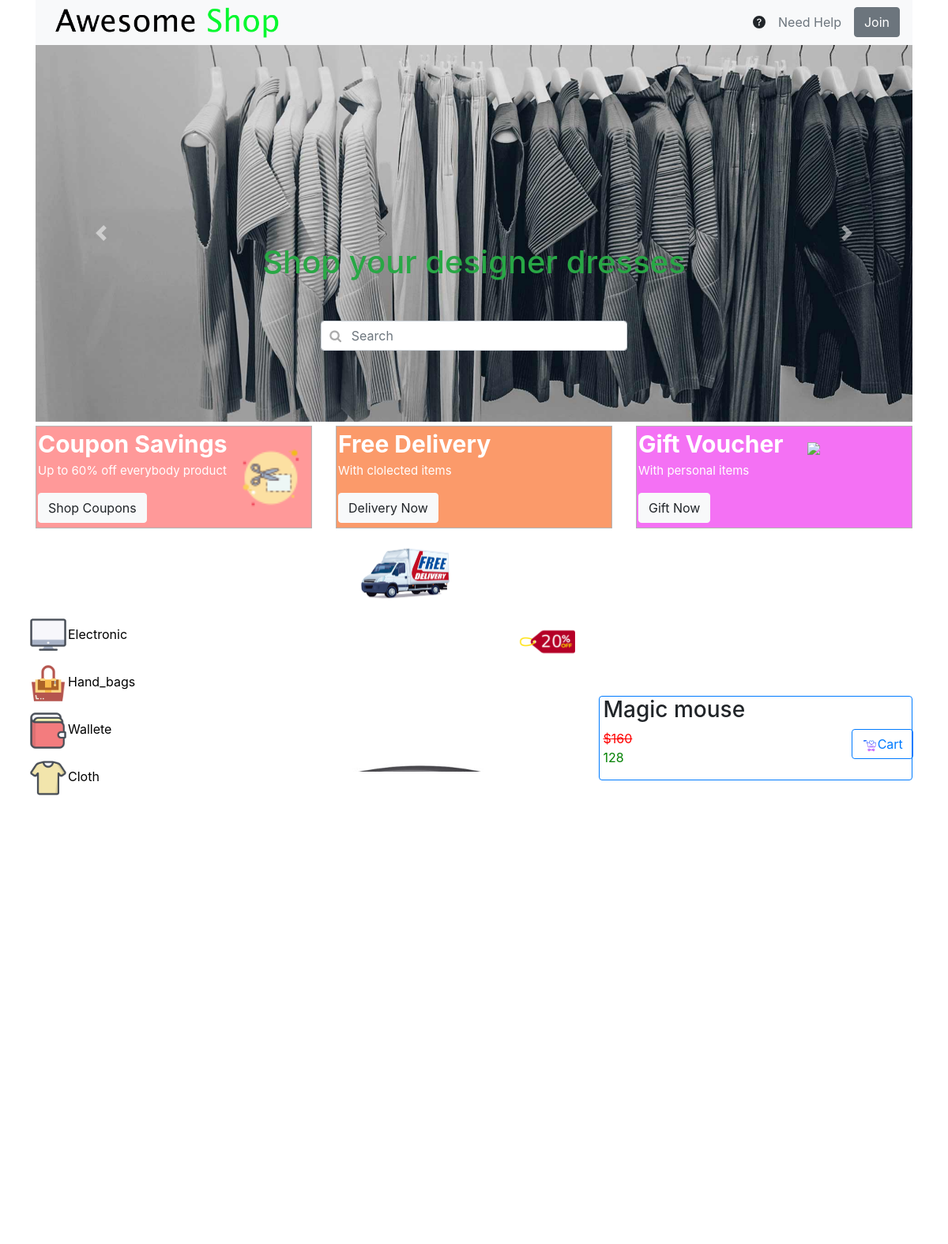
Screenshot of /product.php?id=16 with the database file from the repository.
### tables this page shows
CREATE TABLE IF NOT EXISTS `features` (
  `id` int(11) NOT NULL AUTO_INCREMENT,
  `title` varchar(255) NOT NULL,
  `description` text NOT NULL,
  `image` varchar(255) NOT NULL,
  PRIMARY KEY (`id`)
);

CREATE TABLE IF NOT EXISTS `categories` (
  `id` int(10) UNSIGNED NOT NULL AUTO_INCREMENT,
  `name` varchar(255) NOT NULL,
  `icon` varchar(255) DEFAULT NULL,
  `parent_id` int(10) UNSIGNED NOT NULL,
  PRIMARY KEY (`id`)
);

CREATE TABLE IF NOT EXISTS `assets` (
  `id` int(11) NOT NULL AUTO_INCREMENT,
  `product_id` int(11) NOT NULL,
  `sort` tinyint(4) DEFAULT NULL,
  `is_feature` tinyint(1) NOT NULL DEFAULT 0,
  `resource_path` varchar(255) NOT NULL,
  PRIMARY KEY (`id`)
);

CREATE TABLE IF NOT EXISTS `products` (
  `id` int(11) NOT NULL AUTO_INCREMENT,
  `name` varchar(255) NOT NULL,
  `price` decimal(10,0) NOT NULL,
  `amount` int(11) NOT NULL DEFAULT 0,
  `discount` tinyint(4) NOT NULL DEFAULT 0,
  `description` text DEFAULT NULL,
  `category_id` int(11) NOT NULL,
  PRIMARY KEY (`id`)
);

### Connection/config.php (called while the page is built, shortened)
<?php
  function run_query($sql)
  {
      $con = mysqli_connect('localhost', 'root', '', 'awesome_shop');
      $result = mysqli_query($con, $sql);
      return $result;
  }
?>

### includes/category.php (the view, shortened to what this page needs)
<div class="categories">
    <?php
        $categories = run_query("select * FROM categories ;");
        foreach($categories as $cate):
            echo '
            <div class="row">
                    <form action="index.php" method="post">
                        <input type="hidden" name="category" value="'.$cate["id"].'" >
                            <button type="submit" class="StyleCategories">
                                <img style="width: 50px;" src="'.$cate["icon"].'">'.$cate["name"].'
                            </button>
                    </form>
            </div>';
        endforeach;
    ?>
</div>

### includes/feature.php (shortened to what this page needs)
    <div id='carouselExampleControls' class='carousel slide' data-ride='carousel'>
        <div class='carousel-inner'>
            <?php
            $count = 0;
            foreach($features as $feature):
                if($count == 0){
                            echo '
            <div class="carousel-item active">
                <img class="d-block w-100" src="'.$feature["image"].'">
            </div>
                '; } else{ echo '
            <div class="carousel-item">
                <img class="d-block w-100" src="'.$feature["image"].'">
            </div>
                '; } $count++; endforeach; ?>
            <div class='carousel-caption d-none d-md-block'>
                <h1 class='text-success'>
                    <?php echo $f['1'];?>
                </h1>
                <div class="main">
                    <div class="form-group has-search">
                        <form action="index.php" method="GET">
                            <input class="form-control" name="search" value="<?php echo $keyword;?>" type='text' placeholder='Search' aria-label='Search'>
                        </form>
                    </div>
                </div>
            </div>
    </div>
        <a class='carousel-control-prev' href='#carouselExampleControls' role='button' data-slide='prev'>
            <span class='carousel-control-prev-icon' aria-hidden='true'></span>
        </a>
        <a class='carousel-control-next' href='#carouselExampleControls' role='button' data-slide='next'>
            <span class='carousel-control-next-icon' aria-hidden='true'></span>
        </a>
</div>

### includes/product_detail.php (shortened to what this page needs)
<?php
    $cart = "signin.php";
?>
<?php
        $products = "select p.*, a.resource_path from products p join assets a on p.id = a.product_id where p.id= ".$_GET["id"];
                    $result = run_query($products);
                   $i = mysqli_fetch_array($result, MYSQLI_ASSOC);
        ?>
    <div class='row'>
        <?php
                $discount = ((100-$i["discount"])*$i["price"])/100;
            echo '
                <div class="col-md-6">
                    <div class="row">
                        <div style="width: 100%;">
                            <div id="carouselExampleSlidesOnly" class="carousel slide" data-ride="carousel">
                                <div class="carousel-inner">
                                  <div class="carousel-item active">
                                    <img class="d-block w-100" src="'.$i["resource_path"].'" alt="First slide">
                                  </div>
                                    <img class="d-block w-100" src="'.$i["resource_path"].'" alt="Second slide">
                                    <img class="d-block w-100" src="'.$i["resource_path"].'" alt="Third slide">
                                </div>
                            </div>
                        </div>
                        <div class="discount" style="top: 0px; right: 15px;">
                            <img width="70px" src="assets/img/icons/disscount.png">
                        </div>
                    </div>
                    <div class="row" style="padding-top: 10px;">
                        <div class="col-md-4">
                            <img width="100%" src="'.$i["resource_path"].'" alt="First slide">
                        </div>
                        <div class="col-md-4">
                            <img width="100%" src="'.$i["resource_path"].'" alt="First slide">
                        </div>
                        <div class="col-md-4">
                            <img width="100%" src="'.$i["resource_path"].'" alt="First slide">
                        </div>
                    </div>
                </div>
                <div class="col-md-6"  style="padding-top: 10%;">
                    <div class="border border-primary rounded">
                        <div class="row" style="vertical-align: auto;">
                            <div style="float: left; ">
                                <h3 style="padding-left: 20px;">'.$i["name"].'</h3>
                                </div>
                        </div>
                        <div class="row" style="bottom: 0px;">
                            <div class="col-md-9" style="float: left;padding-left: 20px;">
                                <del style="color: red;">$'.$i["price"].'</del>
                                <p style="color: green;">'.$discount.'</p>
                            </div>
                            <div class="col-md-3" style="left: 0%;">
                                <a href="'.$cart.' ">
                                    <button type="button" class="btn btn-outline-primary">
                                        <img src="assets/img/icons/cart.png" width="20px">Cart
                                </button>
                                </a>
                            </div>
                        </div>
                    </div>
                </div>';
            ?>
    </div>

### assets/css/custom.css (style rules this page uses)
.main { width: 50%; margin: 50px auto; }
.has-search .form-control { padding-left: 2.375rem; }
.categories { background-color: white; border: 0px white; color: #000; width: 15%; height: 60px; text-align: left; float: left; }
.StyleCategories { background-color: white; border: 0px white; color: #000; height: 60px; width: 200px; text-align: left; float: left; }
.discount { position: absolute; top: 0px; right: 15px; }

### rows the page displays
features: image (picture), title "Shop your designer dresses"
categories: icon (picture), name "Electronic"
categories: icon (picture), name "Hand_bags"
categories: icon (picture), name "Wallete"
categories: icon (picture), name "Cloth"
assets: resource_path (picture), product.name "Magic mouse", product.price "160", product.price "128"
